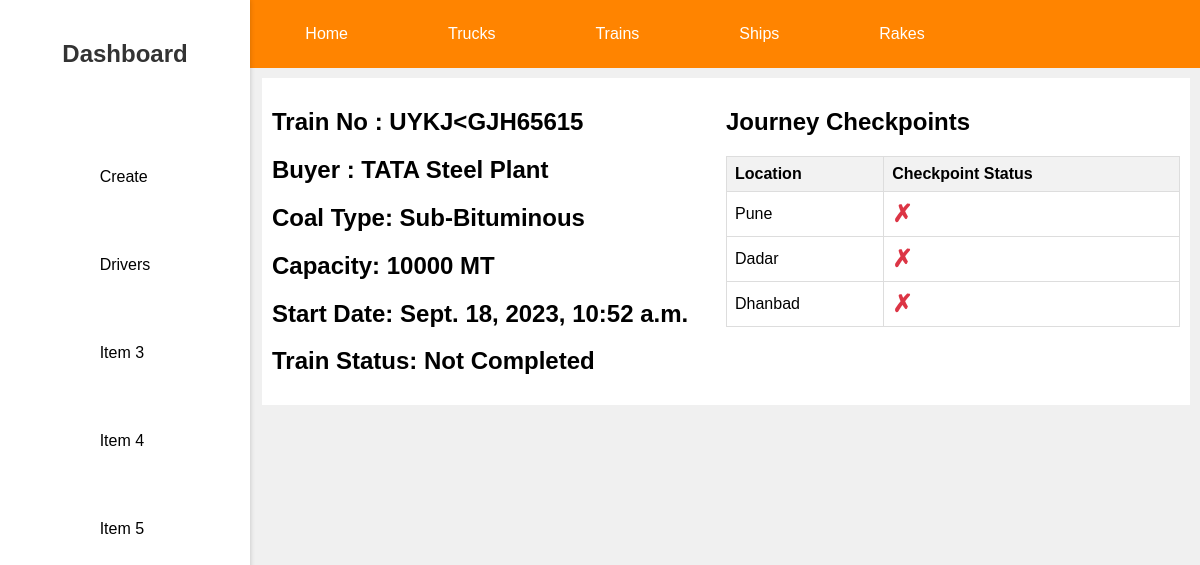
The app's page /tracker/trains/4/ with its own data.
### adminpanel/models.py (models this page shows, shortened)
class TrainJourney(models.Model):
    train_no = models.CharField(max_length=200)
    buyer = models.ForeignKey(Buyers, on_delete=models.CASCADE)
    COAL_TYPE_CHOICES = [
        ("Lignite", "Lignite"),
        ("Sub-Bituminous", "Sub-Bituminous"),
        ("Bituminous", "Bituminous"),
        ("Anthracite", "Anthracite"),
    ]
    coal_type = models.CharField(max_length=15, choices=COAL_TYPE_CHOICES)
    start_date = models.DateTimeField(auto_now_add=True)
    capacity = models.IntegerField()
    complete = models.BooleanField(default=False)

class Buyers(models.Model):
    name = models.CharField(max_length=200)
    latitude = models.FloatField()
    longitude = models.FloatField()

class TrainJourneyCheckpoint(models.Model):
    journey = models.ForeignKey(TrainJourney, on_delete=models.CASCADE)
    checkpoint = models.ForeignKey(TrainCheckpoint, on_delete=models.CASCADE)
    checkpoint_reached = models.BooleanField(default=False)

class TrainCheckpoint(models.Model):
    location = models.ForeignKey(TrainStation, on_delete=models.CASCADE)
    checkpoint_reached = models.BooleanField(default=False)

class TrainStation(models.Model):
    name = models.CharField(max_length=100)
    def __str__(self):
        return self.name

### adminpanel/views.py (the view)
# urls.py: path('trains/<str:pk>/',views.inditrain,name='inditrains'),
def inditrain(request, pk):
    train = get_object_or_404(TrainJourney, pk=pk)
    checkpoint= TrainJourneyCheckpoint.objects.filter(journey=train)
    context = {'train': train, 'checkpoints': checkpoint}
    return render(request, 'adminpanel/inditrain.html', context)

### adminpanel/templates/adminpanel/inditrain.html (shortened to what this page needs)
{% extends "adminpanel/dashboard.html" %}
{% block content %}
<div class="container-indi">
    <div class="indi-first">
      <div>
        <h2>Train No : {{ train.train_no }}</h2>
        <h2>Buyer : {{ train.buyer.name }}</h2>
        <h2>Coal Type: {{ train.coal_type }}</h2>
        <h2>Capacity: {{ train.capacity }} MT</h2>
        <h2>Start Date: {{ train.start_date }}</h2>
        {% if train.complete %}
        <h2>Train Status: Completed</h2>
        {% else %}
        <h2>Train Status: Not Completed</h2>
        {% endif %}
      </div>
    </div>
    <div class="journey-checkpoints">
        <h2>Journey Checkpoints</h2>
        <table>
          <thead>
            <tr>
              <th>Location</th>
              <th>Checkpoint Status</th>
            </tr>
          </thead>
          <tbody>
            {% for checkpoint in checkpoints %}
            <tr>
              <td>{{ checkpoint.checkpoint.location }}</td>
              <td>
                {% if checkpoint.checkpoint_reached %}
                  <span class="status-true">✓</span>
                {% else %}
                  <span class="status-false">✗</span>
                {% endif %}
              </td>
            </tr>
            {% endfor %}
          </tbody>
        </table>
      </div>
    </div>
{% endblock %}

### adminpanel/templates/adminpanel/dashboard.html (style rules this page uses)
body, ul { margin: 0; padding: 0; }
body { font-family: Arial, sans-serif; background-color: #f0f0f0; overflow-x: hidden; }

### adminpanel/templates/adminpanel/inditrain.html (style rules this page uses)
.container-indi { margin-left: 262px; display: flex; justify-content: space-between; background-color: #ffff; padding: 10px; margin-top: 10px; margin-right: 10px; }
.indi-first { display: flex; flex-direction: column; }
.journey-checkpoints { width: 50%; }
table { border-collapse: collapse; width: 100%; }
th, td { border: 1px solid #ddd; padding: 8px; text-align: left; }
th { background-color: #f2f2f2; }
.status-false { color: #dc3545; font-size: 24px; font-weight: bold; }

### records on screen
TrainJourney: train_no "UYKJ<GJH65615", buyer.name "TATA Steel Plant", coal_type "Sub-Bituminous", capacity "10000", start_date "Sept. 18, 2023, 10:52 a.m."
TrainJourneyCheckpoint: checkpoint.location "Pune"
TrainJourneyCheckpoint: checkpoint.location "Dadar"
TrainJourneyCheckpoint: checkpoint.location "Dhanbad"
